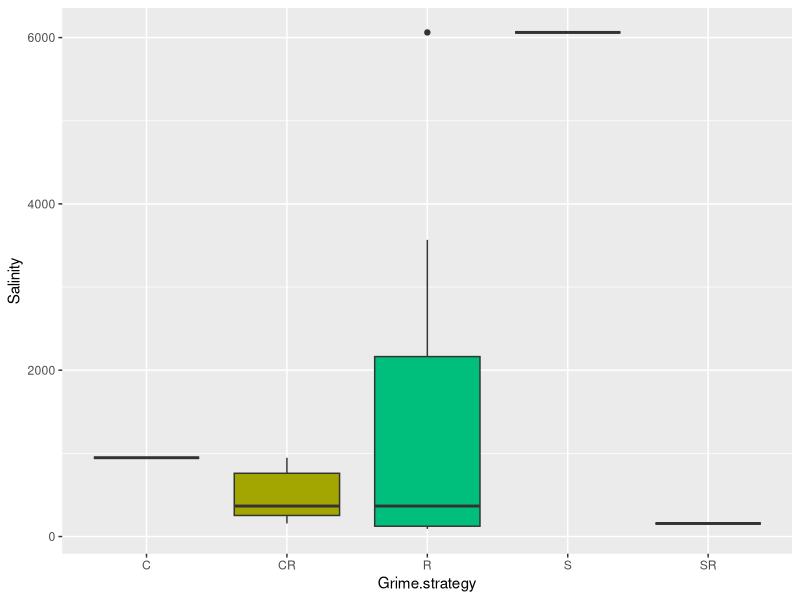

Reproduce this figure in R.
#loading package
library(tidyverse)

#loading data
#set your own
getwd()
setwd("C:/Users/ASUS/Documents/RStudio")  

mydata <- read.csv("grim_salinity.csv", sep=",")

##head
head(mydata)
summary (mydata)

#Graphique des données

library(ggplot2)

ggplot(mydata, aes(x=Grime.strategy, y=Salinity, fill=Grime.strategy)) + 
  geom_boxplot()  +    
  theme(legend.position="none")

#Results bareground
kruskal.test(mydata$Salinity~mydata$Grime.strategy)
